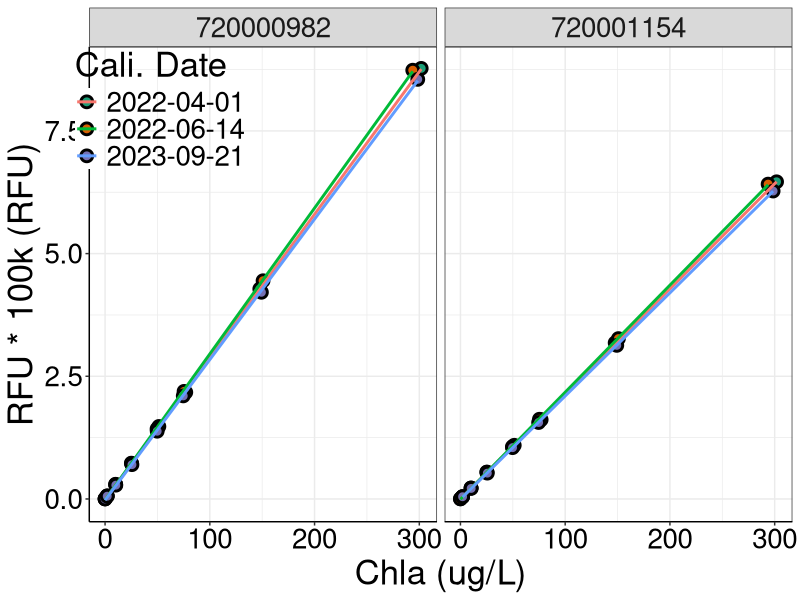
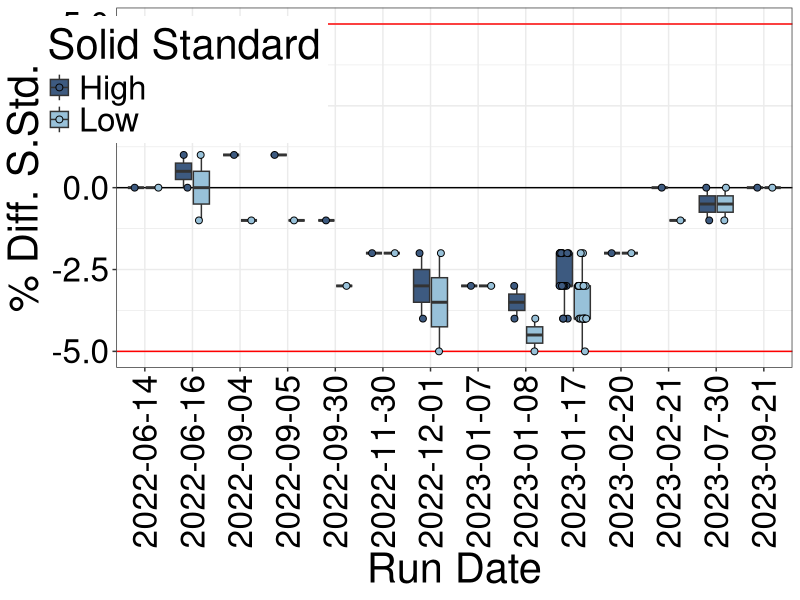
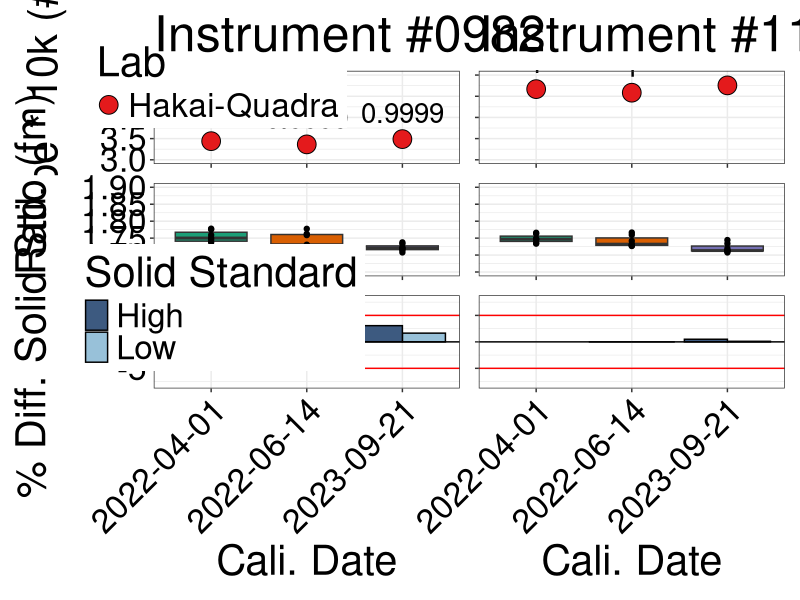
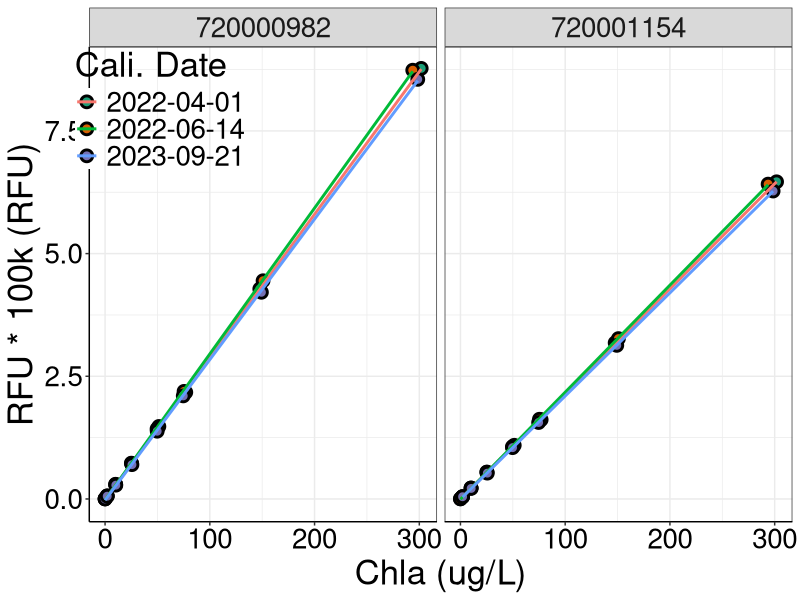
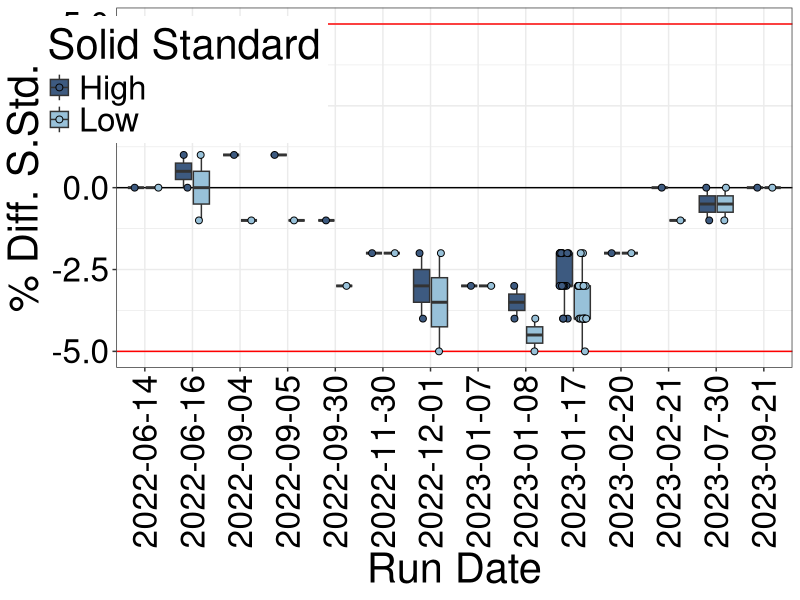

The R script that drew these images, in order:
## ---- chunk 1
#Load packages
library(tidyverse)
library(readxl)
library(here)
library(broom)
library(patchwork)
## ---- chunk 2
#Upload calibration sheet
cali_point <- read_xlsx(here("files",
                             "cali_summary_2022-07_29_new_modules.xlsx"), 
                  sheet = "standard_curve")

cali <- read_xlsx(here("files",
                             "cali_summary_2022-07_29_new_modules.xlsx"), 
                  sheet = "summary")

ss_run <- read_csv(here("files",
                             "ss_1154_2022_2023_2.csv"))

## ---- chunk 3
#Reducing number of decimal places for plotting of r2
cali <- cali %>% 
  mutate_at(vars(r2), funs(round(., 4)))
## ---- chunk 4
ss <- cali %>% 
  select(Date, Fluorometer, ss_low, ss_high) %>% 
  # filter(Fluorometer == "720000982") %>% 
  group_by(Fluorometer) %>% 
  mutate(pdl = ((lag(ss_low) - ss_low)/ss_low) * 100,
         pdh = ((lag(ss_high) - ss_high)/ss_high) * 100) %>% 
  ungroup() %>%
  select(Date, Fluorometer, pdl, pdh) %>% 
  pivot_longer(c(pdl, pdh), values_to = "pd", names_to = "ss") %>% 
  mutate(pd = case_when(Date == as.Date("2022-06-14") ~ 0,
                        TRUE ~ as.numeric(pd)))
## ---- chunk 5
ss_run_long <- ss_run %>% 
  mutate(date = lubridate::mdy(Date),
         date = lubridate::date(date)) %>% 
  rename(pdl = `% Change_back`, 
         pdh = `% Change_front`) %>% 
  select(date, pdl, pdh) %>% 
  pivot_longer(c(pdl, pdh), values_to = "pd", names_to = "ss")   
## ---- chunk 6
p1 <- cali %>% 
  filter(Fluorometer == 720000982) %>% 
  ggplot(aes(factor(Date), slope*10000, fill = Lab)) +
  geom_point(size = 6, pch = 21, color = "black") +
  geom_text(aes(label = r2), vjust = - 0.8, size = 7) +
  theme_bw() +
  coord_cartesian(ylim = c(3, 5)) +
  labs(title = "Instrument #0982",
       y = bquote("Cali. Slope * 10k (# =" ~ r^2*")"),
         "Calibration Slope (# = R2)",
       x = "Cali. Date") +
  scale_fill_brewer(palette = "Set1") +
  theme(legend.position = c(0.21, 0.89),
        axis.title.x = element_blank(),
        axis.text.x = element_blank(),
        # axis.title.y = element_blank(),
        # axis.text.y = element_blank(),
        text = element_text(size = 30),
        axis.text = element_text(colour = "black")) 

p2 <- cali %>% 
  filter(Fluorometer == 720001154) %>% 
  ggplot(aes(factor(Date), slope*10000, fill = Lab)) +
  geom_point(size = 6, pch = 21, color = "black") +
  geom_text(aes(label = r2), vjust = - 0.8, size = 7) +
  # scale_fill_manual(breaks = c("Hakai-Quadra", "DFO"),
  #                   values = c("#4DAF4A", "#E41A1C")) +
  theme_bw() +
  coord_cartesian(ylim = c(3, 5)) +
  labs(title = "Instrument #1154",
       y = bquote("Calibration Slope (# =" ~ r^2*")"),
         "Calibration Slope (# = R2)",
       x = "Cali. Date") +
  scale_fill_brewer(palette = "Set1") +
  theme(legend.position = "none",
        axis.title.x = element_blank(),
        axis.text.x = element_blank(),
        axis.title.y = element_blank(),
        axis.text.y = element_blank(),
        text = element_text(size = 30),
        axis.text = element_text(colour = "black")) 

p3 <- cali_point %>% 
  filter(fluorometer == 720000982) %>%
  ggplot(aes(factor(date), fm, fill = as.factor(date))) +
  geom_boxplot() +
  geom_point() +
  theme_bw() +
  coord_cartesian(ylim = c(1.65, 1.90)) +
  labs(y = "Acid Ratio (fm)",
       x = "Cali. Date") +
  scale_fill_brewer(palette = "Dark2") +
  theme(legend.position = "none",
        text = element_text(size = 30),
        axis.text.x = element_blank(),
        axis.title.x = element_blank(),
        # axis.text.x = element_text(angle = 45, hjust = 1),
        # axis.title.y = element_blank(),
        # axis.text.y = element_blank(),
        axis.text = element_text(colour = "black"))

p4 <- cali_point %>% 
  filter(fluorometer == 720001154) %>%
  ggplot(aes(factor(date), fm, fill = as.factor(date))) +
  geom_boxplot() +
  geom_point() +
  theme_bw() +
  coord_cartesian(ylim = c(1.65, 1.90)) +
  labs(y = "Acid Ratio (fm)",
       x = "Cali. Date") +
  scale_fill_brewer(palette = "Dark2") +
  theme(legend.position = "none",
        text = element_text(size = 30),
        # axis.text.x = element_text(angle = 45, hjust = 1),
        axis.text.x = element_blank(),
        axis.title.x = element_blank(),
        axis.title.y = element_blank(),
        axis.text.y = element_blank(),
        axis.text = element_text(colour = "black"))


p5 <- ss %>% 
  filter(Fluorometer == 720000982) %>%
  ggplot(aes(factor(Date), pd, fill = ss)) +
  geom_bar(stat = "identity", position = "dodge", color = "black") +
  geom_hline(yintercept = 5, color = "red") +
  geom_hline(yintercept = -5, color = "red") +
  geom_hline(yintercept = 0, color = "black") +
  theme_bw() +
  coord_cartesian(ylim = c(-8, 8)) +
  labs(y = "% Diff. Solid Std.",
       x = "Cali. Date") +
  scale_fill_manual(values = c("#3d5a80", "#98c1d9"),
                    labels = c("High", "Low"),) +
  labs(fill = "Solid Standard") +
  theme(legend.position = c(0.22, 0.87),
        text = element_text(size = 30),
        axis.text.x = element_text(angle = 45, hjust = 1),
        # axis.title.y = element_blank(),
        # axis.text.y = element_blank(),
        axis.text = element_text(colour = "black"))

p6 <- ss %>%  
  filter(Fluorometer == 720001154) %>%
  ggplot(aes(factor(Date), pd, fill = ss)) +
  geom_bar(stat = "identity", position = "dodge", color = "black") +
  geom_hline(yintercept = 5, color = "red") +
  geom_hline(yintercept = -5, color = "red") +
  geom_hline(yintercept = 0, color = "black") +
  theme_bw() +
  coord_cartesian(ylim = c(-8, 8)) +
  labs(y = "% Diff. S.Std.",
       x = "Cali. Date") +
  scale_fill_manual(values = c("#3d5a80", "#98c1d9"),
                    labels = c("High", "Low"),) +
  theme(legend.position = "none",
        text = element_text(size = 30),
        axis.text.x = element_text(angle = 45, hjust = 1),
        axis.title.y = element_blank(),
        axis.text.y = element_blank(),
        axis.text = element_text(colour = "black"))


  
fig <- (p1 + p2) / (p3 + p4) / (p5 + p6)
  plot_annotation(tag_levels = "A") & 
  theme(plot.tag = element_text(size = 34))

ggsave(here("figures", "calibration_summary_new_modules_2023.png"), 
       fig, width = 16, height = 20, dpi = 300)
## ---- chunk 7
cali_point %>% 
  ggplot(aes(x = chl, y = rb/100000, fill = as.factor(date))) +
  geom_point(pch = 21, size = 3, stroke = 1.5) +
  geom_smooth(aes(color = as.factor(date)), method = "lm", se = F) +
  facet_grid(. ~ as.factor(fluorometer)) +
  scale_fill_brewer(palette = "Dark2") +
  labs(x = "Chla (ug/L)",
       y = "RFU * 100k (RFU)",
       fill = "Cali. Date",
       color = "Cali. Date") +
  theme_bw() +
  theme(legend.position = c(0.1, 0.87),
        legend.background = element_blank(),
        text = element_text(size = 25),
        axis.line = element_line(colour = "black"),
        axis.text = element_text(colour = "black"))

ggsave(here("figures", "calibration_curve_new_modules_2023.png"), 
       width = 10.5, height = 6, dpi = 300)  
## ---- chunk 8
ss_run_long %>% 
  mutate(month =lubridate::month(date)) %>% 
  ggplot(aes(x = as.factor(date), y = pd*100, fill = ss)) +
  geom_hline(yintercept = 5, color = "red") +
  geom_hline(yintercept = -5, color = "red") +
  geom_hline(yintercept = 0, color = "black") +
  geom_boxplot() +
  geom_point(size = 2, pch = 21,
             position = position_jitterdodge(jitter.width = 0.2)) +
  # coord_cartesian(ylim = c(-8, 8)) +
  labs(y = "% Diff. S.Std.",
       x = "Run Date") +
  scale_fill_manual(values = c("#3d5a80", "#98c1d9"),
                    labels = c("High", "Low")) +
  labs(fill = "Solid Standard") +
  theme_bw() +
  theme(legend.position = c(0.1, 0.8),
        text = element_text(size = 30),
        axis.text.x = element_text(angle = 90, vjust = 0.5, hjust = 1),
        axis.text = element_text(colour = "black"))

ggsave(here("figures", "calibration_2023_ss_track.png"), 
       width = 16, height = 8, dpi = 300)
